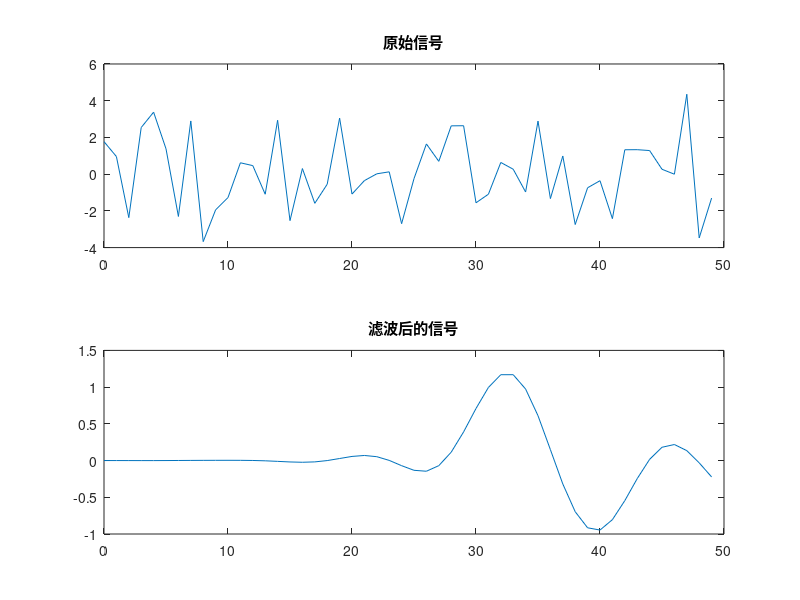

The MATLAB script that drew this image:
% 设置参数

Fs = 1000;  % 采样率

Fc = 100;   % 截止频率

N = 60;  % 滤波器的阶数

T = 1/Fs;  % 采样周期

L = 1000;  % 信号长度

t = (0:L-1)*T;  % 时间向量

% 生成包含噪声的信号

S = 0.7*sin(2*pi*50*t) + sin(2*pi*120*t);

X = S + 2*randn(size(t));

% 设计滤波器

win = hann(N+1);  % 汉宁窗

b = fir1(N, Fc/(Fs/2), 'low', win);

% 对信号进行滤波

Y = filter(b, 1, X);

% 绘制原始信号和滤波后的信号

figure;

subplot(2,1,1);

plot(Fs*t(1:50), X(1:50))

title('原始信号');

subplot(2,1,2);

plot(Fs*t(1:50), Y(1:50))

title('滤波后的信号');